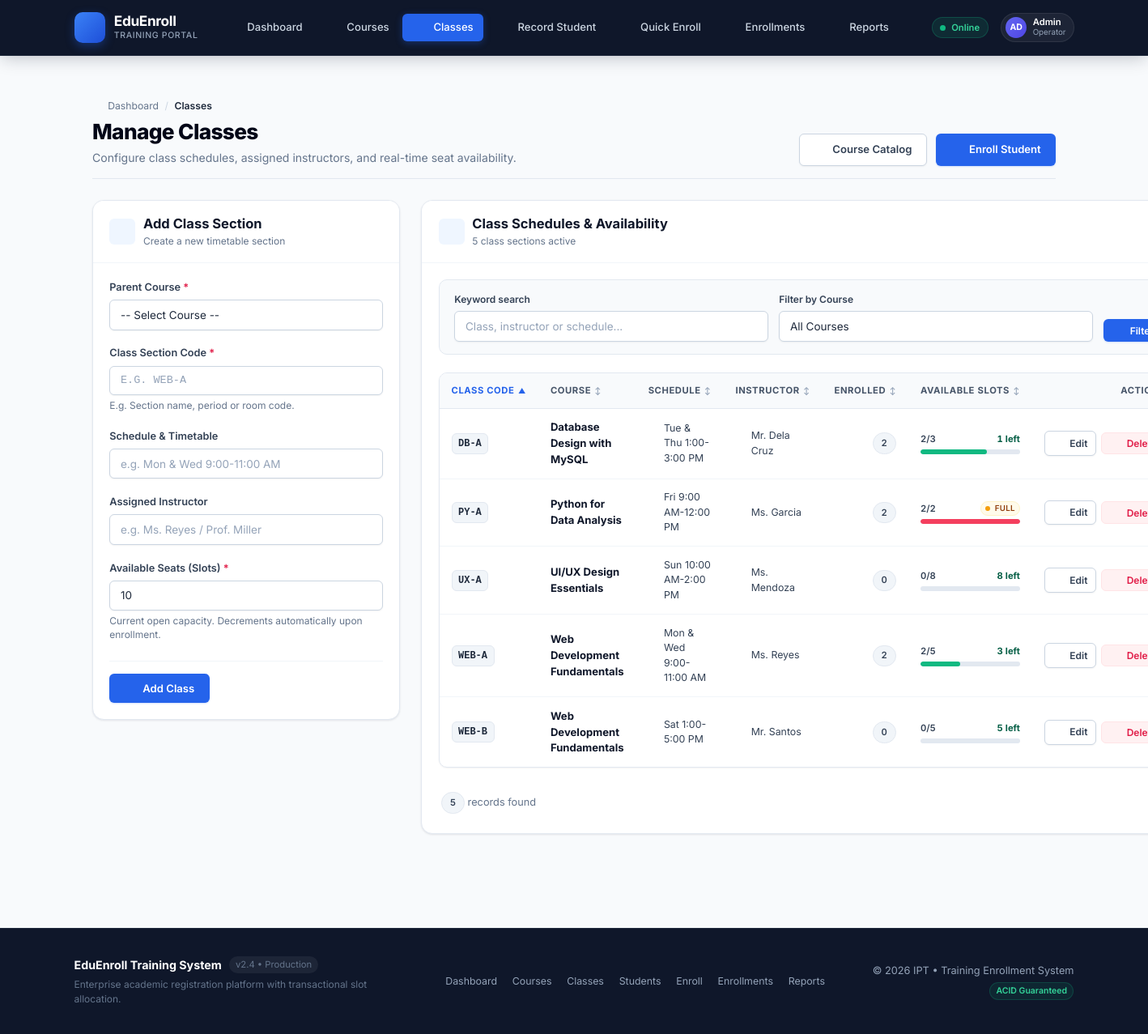
The app's page /admin/classes.php?sort=class_code&dir=asc&page=1 with its own data.
### tables this page shows
CREATE TABLE classes (
    class_id   INT AUTO_INCREMENT PRIMARY KEY,
    course_id  INT NOT NULL,
    class_code VARCHAR(20) NOT NULL,
    schedule   VARCHAR(100),
    instructor VARCHAR(100),
    slots      INT NOT NULL DEFAULT 0,
    FOREIGN KEY (course_id) REFERENCES courses(course_id)
);

CREATE TABLE courses (
    course_id   INT AUTO_INCREMENT PRIMARY KEY,
    course_code VARCHAR(20) NOT NULL UNIQUE,
    course_name VARCHAR(100) NOT NULL,
    description TEXT
);

### admin/classes.php (the view, shortened to what the rows shown need)
<?php
require_once __DIR__ . '/../config/db.php';
require_once __DIR__ . '/../includes/helpers.php';
require_once __DIR__ . '/../classes/ClassSection.php';
$classes    = new ClassSection($db);
$form = ['class_id' => 0, 'course_id' => 0, 'class_code' => '', 'schedule' => '',
         'instructor' => '', 'slots' => '10'];
$q         = get_str('q');
$course_id = (int) ($_GET['course_id'] ?? 0);
$result    = $classes->search($q, $course_id, $_GET['sort'] ?? 'course_name', $_GET['dir'] ?? 'asc',
                              (int) ($_GET['page'] ?? 1), 8);
require_once __DIR__ . '/../includes/header.php';
?>
<div class="page-header">
    <div class="page-header-content">
        <h1 class="page-title">Manage Classes</h1>
    </div>
</div>
<div class="page-grid-2col">
    <div class="grid-col-form">
        <div class="card">
            <div class="card-header">
                <div class="card-title-group">
                    <div>
                        <h2 class="card-title"><?= $form['class_id'] ? 'Edit Class Section' : 'Add Class Section' ?></h2>
                    </div>
                </div>
            </div>
        </div>
    </div>
    <div class="grid-col-table">
        <div class="card">
            <div class="card-header">
                <div class="card-title-group">
                    <div>
                        <h2 class="card-title">Class Schedules &amp; Availability</h2>
                    </div>
                </div>
            </div>
            <div class="card-body">
                <div class="table-responsive">
                    <table>
                        <thead>
                            <tr>
                                <th><?= sort_link('Class Code', 'class_code', $result['sort'], $result['dir']) ?></th>
                                <th><?= sort_link('Course', 'course_name', $result['sort'], $result['dir']) ?></th>
                                <th><?= sort_link('Schedule', 'schedule', $result['sort'], $result['dir']) ?></th>
                                <th><?= sort_link('Instructor', 'instructor', $result['sort'], $result['dir']) ?></th>
                                <th class="num"><?= sort_link('Enrolled', 'enrolled', $result['sort'], $result['dir']) ?></th>
                                <th class="num" style="min-width: 130px;"><?= sort_link('Available Slots', 'slots', $result['sort'], $result['dir']) ?></th>
                                <th style="text-align: right; width: 140px;">Actions</th>
                            </tr>
                        </thead>
                        <tbody>
                        <?php foreach ($result['rows'] as $row):
                            $enrolled = (int) $row['enrolled'];
                            $slots    = (int) $row['slots'];
                            $totalCap = $enrolled + $slots;
                            $pct      = $totalCap > 0 ? round(($enrolled / $totalCap) * 100) : 0;
                            $fillClass= $slots === 0 ? 'fill-rose' : ($pct >= 75 ? 'fill-amber' : 'fill-green');
                        ?>
                            <tr>
                                <td>
                                    <span class="code-badge"><?= e($row['class_code']) ?></span>
                                </td>
                                <td>
                                    <strong style="color: var(--slate-900);"><?= e($row['course_name']) ?></strong>
                                </td>
                                <td>
                                    <div style="display: flex; align-items: center; gap: 0.35rem; font-size: 0.825rem;">
                                        <span class="muted"><?= icon('calendar', '', 14) ?></span>
                                        <span><?= e($row['schedule'] ?: 'TBA') ?></span>
                                    </div>
                                </td>
                                <td>
                                    <div style="display: flex; align-items: center; gap: 0.35rem; font-size: 0.825rem;">
                                        <span class="muted"><?= icon('student', '', 14) ?></span>
                                        <span><?= e($row['instructor'] ?: 'Unassigned') ?></span>
                                    </div>
                                </td>
                                <td class="num">
                                    <span class="badge badge-neutral"><?= $enrolled ?></span>
                                </td>
                                <td class="num">
                                    <div class="capacity-meter">
                                        <div class="capacity-meter-header">
                                            <span><?= $enrolled ?>/<?= $totalCap ?></span>
                                            <?php if ($slots === 0): ?>
                                                <span class="badge badge-full" style="padding: 1px 5px; font-size: 0.65rem;">FULL</span>
                                            <?php else: ?>
                                                <span style="color: var(--emerald-text); font-weight: 700;"><?= $slots ?> left</span>
                                            <?php endif; ?>
                                        </div>
                                        <div class="progress-track" title="<?= $enrolled ?> of <?= $totalCap ?> seats occupied">
                                            <div class="progress-fill <?= $fillClass ?>" style="width: <?= $pct ?>%;"></div>
                                        </div>
                                    </div>
                                </td>
                                <td>
                                    <div class="table-actions" style="justify-content: flex-end;">
                                        <a class="btn btn-secondary btn-small" href="<?= e(qs(['edit' => $row['class_id']])) ?>" title="Edit Class">
                                            <?= icon('edit', '', 14) ?> Edit
                                        </a>
                                        <form method="post" action="classes.php" class="inline"
                                              onsubmit="return confirm('Are you sure you want to delete class section <?= e($row['class_code']) ?>?');">
                                            <button type="submit" class="btn btn-danger btn-small" title="Delete Class">
                                                <?= icon('trash', '', 14) ?> Delete
                                            </button>
                                        </form>
                                    </div>
                                </td>
                            </tr>
                        <?php endforeach; ?>
                        </tbody>
                    </table>
                </div>
                <?= pager($result) ?>
            </div>
        </div>
    </div>
</div>
<?php require_once __DIR__ . '/../includes/footer.php'; ?>

### includes/helpers.php (shortened to what the rows shown need)
<?php
function e($value) {
    return htmlspecialchars((string) $value, ENT_QUOTES, 'UTF-8');
}
function icon($name, $class = 'icon', $size = 18) {
    $body = $icons[$name] ?? $icons['info'];
    return '<svg class="' . e($class) . '" width="' . (int)$size . '" height="' . (int)$size . '" viewBox="0 0 24 24" fill="none" stroke="currentColor" stroke-width="2" stroke-linecap="round" stroke-linejoin="round">' . $body . '</svg>';
}
function get_str($key) {
    return trim((string) ($_GET[$key] ?? ''));
}
function qs(array $override = [], array $remove = []) {
    $p = array_merge($_GET, $override);
    foreach ($remove as $k) {
        unset($p[$k]);
    }
    return '?' . http_build_query($p);
}
function sort_link($label, $column, $currentSort, $currentDir) {
    $nextDir = ($currentSort === $column && $currentDir === 'asc') ? 'desc' : 'asc';
    $arrow = '<span class="sort-icon-neutral">↕</span>';
    $activeClass = '';
    if ($currentSort === $column) {
        $arrow = $currentDir === 'asc'
            ? '<span class="sort-icon-active asc">▲</span>'
            : '<span class="sort-icon-active desc">▼</span>';
        $activeClass = ' sorted-active';
    }
    $href = qs(['sort' => $column, 'dir' => $nextDir, 'page' => 1], ['edit']);
    return '<a class="table-sort-link' . $activeClass . '" href="' . e($href) . '">' . e($label) . ' ' . $arrow . '</a>';
}
function pager(array $win) {
    if ($win['pages'] <= 1) {
        return '<div class="pagination-container"><div class="pagination-info"><span class="badge badge-neutral">' . (int) $win['total'] . '</span> record' . ($win['total'] === 1 ? '' : 's') . ' found</div></div>';
    }
    $startItem = (($win['page'] - 1) * $win['perPage']) + 1;
    $endItem   = min($win['total'], $win['page'] * $win['perPage']);
    $html = '<div class="pagination-container">';
    $html .= '<div class="pagination-info">Showing <strong>' . $startItem . '&ndash;' . $endItem . '</strong> of <strong>' . (int) $win['total'] . '</strong> records</div>';
    $html .= '<nav class="pager" aria-label="Pagination">';
    $html .= '</nav></div>';
    return $html;
}

### records on screen
classes: class_code "DB-A", course.course_name "Database Design with MySQL", $size 14 (drawn), schedule "Tue & Thu 1:00-3:00 PM", instructor "Mr. Dela Cruz", enrolled "2", totalCap "3", slots "1", $pct 67 (drawn)
classes: class_code "PY-A", course.course_name "Python for Data Analysis", $size 14 (drawn), schedule "Fri 9:00 AM-12:00 PM", instructor "Ms. Garcia", enrolled "2", totalCap "2", slots "FULL"
classes: class_code "UX-A", course.course_name "UI/UX Design Essentials", $size 14 (drawn), schedule "Sun 10:00 AM-2:00 PM", instructor "Ms. Mendoza", enrolled "0", slots "8"
classes: class_code "WEB-A", course.course_name "Web Development Fundamentals", $size 14 (drawn), schedule "Mon & Wed 9:00-11:00 AM", instructor "Ms. Reyes", enrolled "2", totalCap "5", slots "3", $pct 40 (drawn)
classes: class_code "WEB-B", course.course_name "Web Development Fundamentals", $size 14 (drawn), schedule "Sat 1:00-5:00 PM", instructor "Mr. Santos", enrolled "0", slots "5"

### other values on screen
$item['title'] "Dashboard"
$item['title'] "Courses"
$item['title'] "Classes"
$item['title'] "Record Student"
$item['title'] "Quick Enroll"
$item['title'] "Enrollments"
$item['title'] "Reports"
$result['total'] "5"
$label "CLASS CODE COURSE SCHEDULE INSTRUCTOR ENROLLED AVAILABLE SLOTS"
